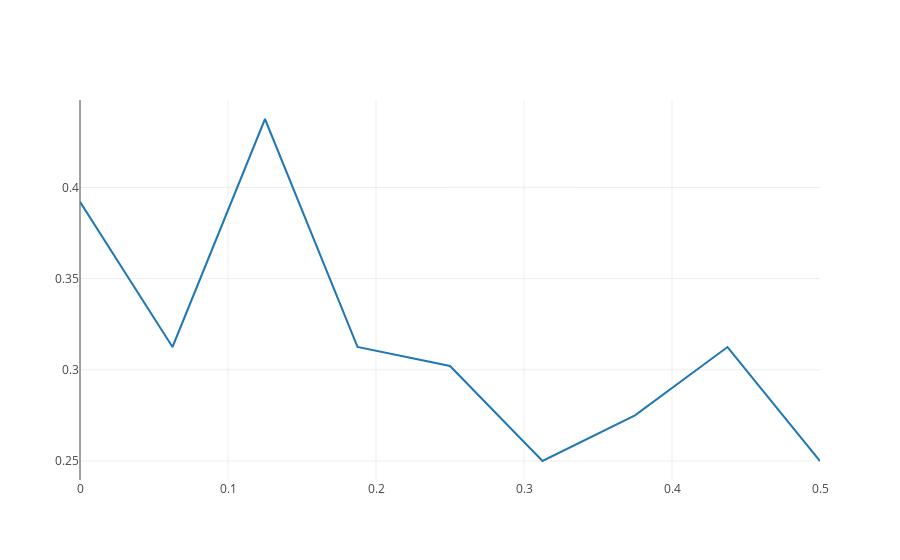

Source (notebook cell):
### Markdown cell above
At this point, we can write each `RSA1ShotSummaryData` in `flatData` to a line in a `.csv` file, which is exactly what is done in the software package. To display the results of our simulation in the notebook, we need to do some additional work.

### Code cell
val subset = flatData.filter(d => d.agent1AmbiguityMean == 3 && d.agent2AmbiguityMean == 3)

val xdata = subset.map(_.asymmetry).toSet.toList.sorted

val groups = subset.groupBy(d => {
  if(xdata.contains(d.asymmetry)) d.asymmetry
})

val xydata = for(x <- xdata) yield {
  x -> groups(x).map(pt => pt.averageSuccess).sum.toDouble / groups(x).size
}

val trace1 = Scatter(
    xydata.map(_._1).toSeq,
    xydata.map(_._2).toSeq,
    mode = ScatterMode(ScatterMode.Lines)
)
val plotData = Seq(trace1)

plot(plotData)

### Figure 1 — Plotly figure (JSON) as saved in the notebook; plotly's stock layout.template omitted (floating-point values rounded to 4 significant figures)
{"data": [{"mode": "lines", "type": "scatter", "x": [0, 0.0625, 0.125, 0.1875, 0.25, 0.3125, 0.375, 0.4375, 0.5], "y": [0.3921, 0.3125, 0.4375, 0.3125, 0.3021, 0.25, 0.275, 0.3125, 0.25]}], "layout": {}}
